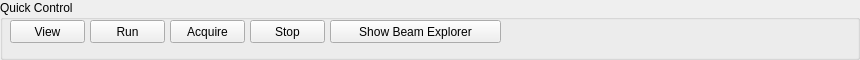
       <widget class="QGroupBox" name="groupBox_2">
        <property name="enabled">
         <bool>true</bool>
        </property>
        <property name="sizePolicy">
         <sizepolicy hsizetype="Expanding" vsizetype="Fixed">
          <horstretch>0</horstretch>
          <verstretch>10</verstretch>
         </sizepolicy>
        </property>
        <property name="minimumSize">
         <size>
          <width>0</width>
          <height>55</height>
         </size>
        </property>
        <property name="title">
         <string>Quick Control</string>
        </property>
        <widget class="QPushButton" name="acquire_pushButton">
         <property name="geometry">
          <rect>
           <x>170</x>
           <y>20</y>
           <width>75</width>
           <height>23</height>
          </rect>
         </property>
         <property name="text">
          <string>Acquire</string>
         </property>
        </widget>
        <widget class="QPushButton" name="run_pushButton">
         <property name="geometry">
          <rect>
           <x>90</x>
           <y>20</y>
           <width>75</width>
           <height>23</height>
          </rect>
         </property>
         <property name="text">
          <string>Run</string>
         </property>
        </widget>
        <widget class="QPushButton" name="stop_pushButton">
         <property name="geometry">
          <rect>
           <x>250</x>
           <y>20</y>
           <width>75</width>
           <height>23</height>
          </rect>
         </property>
         <property name="text">
          <string>Stop</string>
         </property>
        </widget>
        <widget class="QPushButton" name="view_pushButton">
         <property name="geometry">
          <rect>
           <x>10</x>
           <y>20</y>
           <width>75</width>
           <height>23</height>
          </rect>
         </property>
         <property name="text">
          <string>View</string>
         </property>
        </widget>
        <widget class="QWidget" name="horizontalLayoutWidget">
         <property name="geometry">
          <rect>
           <x>530</x>
           <y>10</y>
           <width>321</width>
           <height>41</height>
          </rect>
         </property>
         <layout class="QHBoxLayout" name="set_power_layout"/>
        </widget>
        <widget class="QPushButton" name="show_beam_explorer_button">
         <property name="geometry">
          <rect>
           <x>330</x>
           <y>20</y>
           <width>171</width>
           <height>23</height>
          </rect>
         </property>
         <property name="text">
          <string>Show Beam Explorer</string>
         </property>
        </widget>
       </widget>
